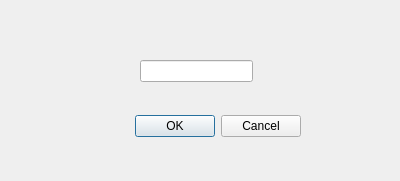
<?xml version="1.0" encoding="UTF-8"?>
<ui version="4.0">
 <class>Dialog</class>
 <widget class="QDialog" name="Dialog">
  <property name="geometry">
   <rect>
    <x>0</x>
    <y>0</y>
    <width>400</width>
    <height>181</height>
   </rect>
  </property>
  <property name="windowTitle">
   <string>Dialog</string>
  </property>
  <widget class="QDialogButtonBox" name="buttonBox">
   <property name="geometry">
    <rect>
     <x>100</x>
     <y>110</y>
     <width>201</width>
     <height>32</height>
    </rect>
   </property>
   <property name="orientation">
    <enum>Qt::Horizontal</enum>
   </property>
   <property name="standardButtons">
    <set>QDialogButtonBox::Cancel|QDialogButtonBox::Ok</set>
   </property>
  </widget>
  <widget class="QLabel" name="label">
   <property name="geometry">
    <rect>
     <x>60</x>
     <y>20</y>
     <width>331</width>
     <height>20</height>
    </rect>
   </property>
   <property name="text">
    <string/>
   </property>
  </widget>
  <widget class="QLineEdit" name="lineEdit">
   <property name="geometry">
    <rect>
     <x>140</x>
     <y>60</y>
     <width>113</width>
     <height>22</height>
    </rect>
   </property>
  </widget>
 </widget>
 <resources/>
 <connections>
  <connection>
   <sender>buttonBox</sender>
   <signal>accepted()</signal>
   <receiver>Dialog</receiver>
   <slot>accept()</slot>
   <hints>
    <hint type="sourcelabel">
     <x>248</x>
     <y>254</y>
    </hint>
    <hint type="destinationlabel">
     <x>157</x>
     <y>274</y>
    </hint>
   </hints>
  </connection>
  <connection>
   <sender>buttonBox</sender>
   <signal>rejected()</signal>
   <receiver>Dialog</receiver>
   <slot>reject()</slot>
   <hints>
    <hint type="sourcelabel">
     <x>316</x>
     <y>260</y>
    </hint>
    <hint type="destinationlabel">
     <x>286</x>
     <y>274</y>
    </hint>
   </hints>
  </connection>
 </connections>
</ui>
